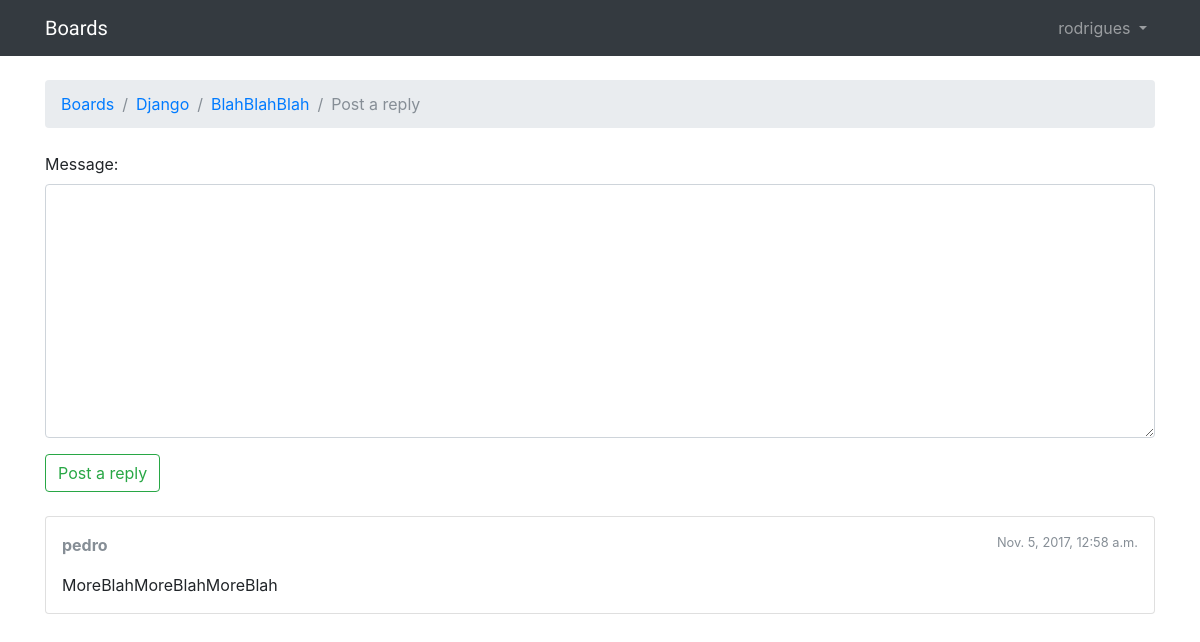
Page /boards/1/topics/4/reply/ (signed in) on the committed database.
### boards/models.py (models this page shows, shortened)
class Topic(models.Model):
    subject = models.CharField(max_length=255)
    last_updated = models.DateTimeField(auto_now_add=True)
    board = models.ForeignKey(Board, related_name='topics')
    starter = models.ForeignKey(User, related_name='topics')

class Board(models.Model):
    name = models.CharField(max_length=30, unique=True)
    description = models.CharField(max_length=100)

class Post(models.Model):
    message = models.TextField(max_length=4000)
    topic = models.ForeignKey(Topic, related_name='posts')
    created_at = models.DateTimeField(auto_now_add=True)
    updated_at = models.DateTimeField(null=True)
    created_by = models.ForeignKey(User, related_name='posts')
    updated_by = models.ForeignKey(User, null=True, related_name='+')

### boards/views.py (the view)
# urls.py: url(r'^boards/(?P<pk>\d+)/topics/(?P<topic_pk>\d+)/reply/$', boards_views.reply_topic, name='reply_topic'),
@login_required
def reply_topic(request, pk, topic_pk):
    topic = get_object_or_404(Topic, board__pk=pk, pk=topic_pk)
    if request.method == 'POST':
        form = PostForm(request.POST)
        if form.is_valid():
            post = form.save(commit=False)
            post.topic = topic
            post.created_by = request.user
            post.save()
            return redirect('topic_posts', pk=pk, topic_pk=topic_pk)
    else:
        form = PostForm()
    return render(request, 'reply_topic.html', {'topic': topic, 'form': form})

### boards/forms.py
class PostForm(forms.ModelForm):
    class Meta:
        model = Post
        fields = ['message']

### boards/templatetags/form_tags.py (called while the page is built)
@register.filter
def input_class(bound_field):
    css_class = ''
    if bound_field.form.is_bound:
        if bound_field.errors:
            css_class = 'is-invalid'
        elif field_type(bound_field) != 'PasswordInput':
            css_class = 'is-valid'
    return 'form-control {}'.format(css_class)

### templates/reply_topic.html (shortened to what this page needs)
{% extends 'base.html' %}
{% load static %}
{% block breadcrumb %}
  <li class="breadcrumb-item"><a href="{% url 'home' %}">Boards</a></li>
  <li class="breadcrumb-item"><a href="{% url 'board_topics' topic.board.pk %}">{{ topic.board.name }}</a></li>
  <li class="breadcrumb-item"><a href="{% url 'topic_posts' topic.board.pk topic.pk %}">{{ topic.subject }}</a></li>
  <li class="breadcrumb-item active">Post a reply</li>
{% endblock %}
{% block content %}
  <form method="post" class="mb-4">
    {% include 'includes/form.html' %}
    <button type="submit" class="btn btn-outline-success">Post a reply</button>
  </form>
  {% for post in topic.posts.all %}
    <div class="card mb-2">
      <div class="card-body p-3">
        <div class="row mb-3">
          <div class="col-6">
            <strong class="text-muted">{{ post.created_by.username }}</strong>
          </div>
          <div class="col-6 text-right">
            <small class="text-muted">{{ post.created_at }}</small>
          </div>
        </div>
        {{ post.message }}
      </div>
    </div>
  {% endfor %}
{% endblock %}

### templates/base.html (shortened to what this page needs)
{% load static %}
<html>
    <head>
        <link rel="stylesheet" href="{% static 'css/bootstrap.min.css' %}">
        <link rel="stylesheet" href="{% static 'css/app.css' %}">
    </head>
    <body>
        {% block body %}
        <nav class="navbar navbar-expand-sm navbar-dark bg-dark">
            <div class="container">
              <a class="navbar-brand" href="{% url 'home' %}">Boards</a>
              <div class="collapse navbar-collapse" id="mainMenu">
                {% if user.is_authenticated %}
                  <ul class="navbar-nav ml-auto">
                    <li class="nav-item dropdown">
                      <a class="nav-link dropdown-toggle" href="#" id="userMenu" data-toggle="dropdown" aria-haspopup="true" aria-expanded="false">
                        {{ user.username }}
                      </a>
                    </li>
                  </ul>
                {% else %}
                  <form class="form-inline ml-auto" style="margin-bottom: 0px;">
                    <a href="{% url 'login' %}" class="btn btn-outline-secondary">Login</a>
                    <a href="{% url 'signup' %}" class="btn btn-outline-primary ml-2">Signup</a>
                  </form>
                {% endif %}
              </div>
            </div>
          </nav>
            <div class="container">
              <ol class="breadcrumb my-4">
                {% block breadcrumb %}
                {% endblock %}
              </ol>
              {% block content %}
              {% endblock %}
            </div>
        {% endblock body %}
    </body>
</html>

### static/css/app.css (style rules this page uses)
.navbar-brand { font-family: 'Saira', sans-serif; }

### rows in the picture
Topic: board.name "Django", subject "BlahBlahBlah"
Post: created_by.username "pedro", created_at "Nov. 5, 2017, 12:58 a.m.", message "MoreBlahMoreBlahMoreBlah"

### other values in the picture
{{ user.username }} "rodrigues"
{{ field.label_tag }} "Message:"
